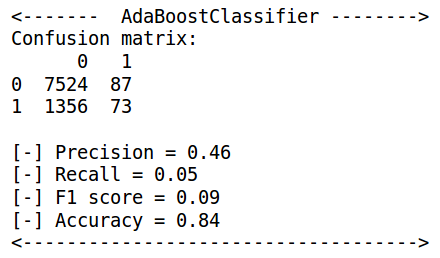

Here is the Python script that generated this plot:
import warnings
warnings.filterwarnings('ignore')

import sys
import random
import numpy as np

from sklearn import linear_model, cross_validation, metrics, svm
from sklearn.metrics import confusion_matrix, precision_recall_fscore_support, accuracy_score
from sklearn.preprocessing import StandardScaler

import pandas as pd
import matplotlib.pyplot as plt
%matplotlib inline

import pydoop.hdfs as hdfs

def read_csv_from_hdfs(path, cols, col_types=None):
  files = hdfs.ls(path);
  pieces = []
  for f in files:
    fhandle = hdfs.open(f)
    pieces.append(pd.read_csv(fhandle, names=cols, dtype=col_types))
    fhandle.close()
  return pd.concat(pieces, ignore_index=True)

# read files
cols = ['delay', 'month', 'day', 'dow', 'hour', 'distance', 'carrier', 'dest', 'days_from_holiday']
col_types = {'delay': int, 'month': int, 'day': int, 'dow': int, 'hour': int, 'distance': int, 
             'carrier': str, 'dest': str, 'days_from_holiday': int}

data_2014 = read_csv_from_hdfs('/home/paven/Bigdata/Project/Data_2014', cols, col_types)
data_2015 = read_csv_from_hdfs('/home/paven/Bigdata/Project/Data_2015', cols, col_types)

# Create training set and test set
cols = ['month', 'day', 'dow', 'hour', 'distance', 'days_from_holiday']
train_y = data_2014['delay'] >= 15
train_x = data_2014[cols]

test_y = data_2015['delay'] >= 15
test_x = data_2015[cols]

print train_x.shape

from sklearn.ensemble import AdaBoostClassifier

clf_abc = AdaBoostClassifier(n_estimators=100)
# Create Random Forest classifier with 50 trees
clf_abc.fit(train_x, train_y)

# Evaluate on test set
pr = clf_abc.predict(test_x)

# print results
cm = confusion_matrix(test_y, pr)
print "<-------  AdaBoostClassifier -------->"
print "Confusion matrix:"
print pd.DataFrame(cm)
report_svm = precision_recall_fscore_support(list(test_y), list(pr), average='binary')
print "\n[-] Precision = %0.2f\n[-] Recall = %0.2f\n[-] F1 score = %0.2f\n[-] Accuracy = %0.2f" % \
        (report_svm[0], report_svm[1], report_svm[2], accuracy_score(list(test_y), list(pr)))
print "<------------------------------------>\n"
